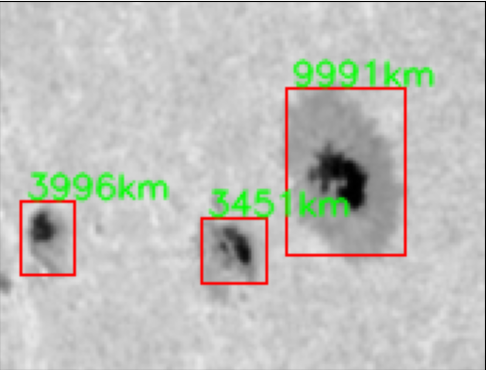
#> input picture sunSpots/sunspot_zoom.png, 486 x 370 px
$ python -i findSunSpots.py   (imports and definitions only)
#> lines starting #> are read from the running program, lines starting #| are printed output that depends on the picture; after the words box and inside, x2 and y2 are one past the last pixel; in counts of white or black regions, pixels touching at a corner belong together
#> further down, picture is the input picture: shape (370, 486, 3); mean B, G, R 186.8, 192.2, 191
from operator import itemgetter
import numpy as np
import matplotlib.pyplot as plt
from cv2 import cv2
from ImageRequest import ImageRequest


# [38 lines left out: functions iou, non_maximum_suppression, not called in this run]


def find_sunspot(image):
    im_edges = cv2.Canny(image, 270, 350)
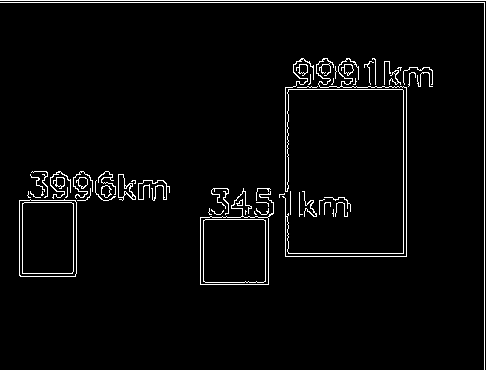
#> im_edges: shape (370, 486); 3.2% white in thin lines or dots
    im_edges = cv2.dilate(im_edges, None, iterations=3)
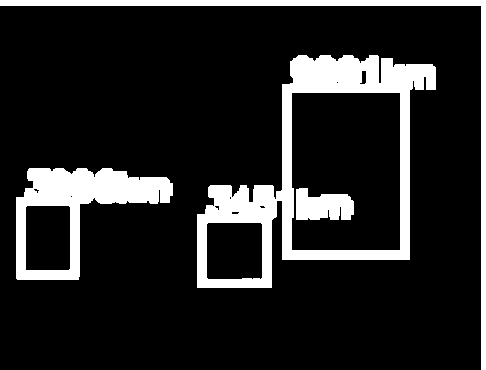
#> im_edges: shape (370, 486); 14.7% white; 4 white regions, box (x1, y1, x2, y2) and area: (197, 55, 436, 288) 13570, (16, 168, 173, 280) 6634, (0, 0, 486, 370) 4736, (296, 188, 354, 220) 1449
    im_edges = cv2.erode(im_edges, None, iterations=3)
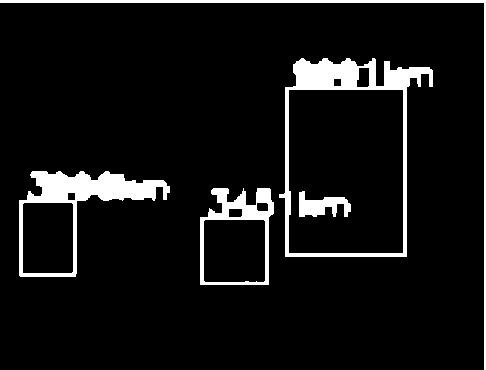
#> im_edges: shape (370, 486); 7.7% white; 5 white regions
    contours, hierarchy = cv2.findContours(im_edges, cv2.RETR_TREE, cv2.CHAIN_APPROX_SIMPLE)
#> contours = 13 contours; largest, box (x1, y1, x2, y2) and area: (279, 58, 433, 257) 23244, (288, 89, 404, 254) 18811, (19, 171, 170, 277) 7198, (200, 188, 274, 285) 5796, (203, 219, 266, 283) 3893
    hierarchy = np.squeeze(hierarchy)
    max_contour_index, max_contour = max(enumerate(contours), key=lambda tup: cv2.contourArea(tup[1]))
#> max_contour_index = 7; max_contour = contour of 110 points, box (x1, y1, x2, y2) (279, 58, 433, 257), area 23244
    max_contour_first_child = int(hierarchy[max_contour_index, 2])
#> max_contour_first_child = 8
    moments = cv2.moments(max_contour)
#> moments = moments, m00 23244, centre m10/m00, m01/m00 = (346.3, 160)
    center_x = int(moments['m10'] / moments['m00'])
#> center_x = 346
    center_y = int(moments['m01'] / moments['m00'])
#> center_y = 159
    radius = np.mean(np.sqrt((max_contour[:, :, 0] - center_x) ** 2 + (max_contour[:, :, 1] - center_y) ** 2))
#> radius = 100.8
    pixel_size_km = 696_340 / radius
#> pixel_size_km = 6906.1

    spots_contour = itemgetter(*np.flatnonzero(hierarchy[:, 3] == max_contour_first_child))(contours)
#> spots_contour = contour of 47 points, box (x1, y1, x2, y2) (299, 191, 351, 217), area 682

#> (the run stopped early here; a loop or call above may not have finished)

$ run again, on sunSpots/sunspots.png
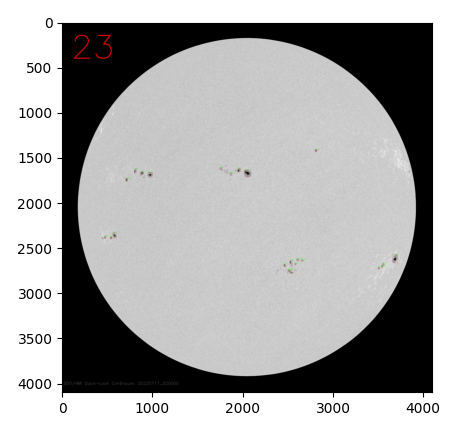
#> input picture sunSpots/sunspots.png, 451 x 423 px
#> picture is the input picture: shape (423, 451, 3); mean B, G, R 164.3, 164.3, 164.5
#> in find_sunspot, `im_edges = cv2.Canny(image, 270, 350)`:
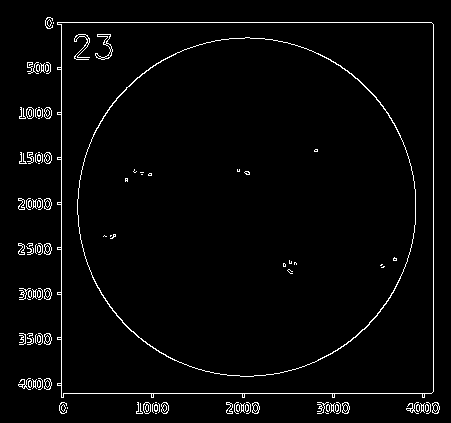
#> im_edges: shape (423, 451); 2.7% white in thin lines or dots, all inside (x1, y1, x2, y2) = (18, 17, 440, 414)
#> in find_sunspot, `im_edges = cv2.erode(im_edges, None, iterations=3)`:
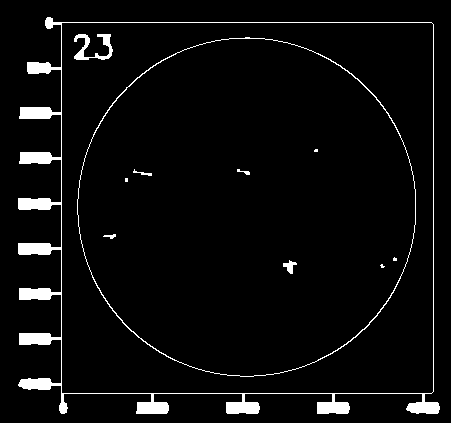
#> im_edges: shape (423, 451); 4.3% white; 11 white regions (4 under 20 px)
#> contours = 13 contours, 5 with area under 20; largest, box (x1, y1, x2, y2) and area: (18, 17, 440, 414) 142338, (61, 22, 434, 394) 138007, (77, 37, 416, 377) 89896, (77, 38, 416, 377) 89622, (74, 34, 113, 60) 308, (283, 260, 297, 274) 72, (133, 169, 152, 176) 21, (103, 234, 116, 239) 20
#> max_contour_index = 0; max_contour = contour of 323 points, box (x1, y1, x2, y2) (18, 17, 440, 414), area 142338
#> max_contour_first_child = 1
#> moments = moments, m00 142337.5, centre m10/m00, m01/m00 = (243.1, 209.9)
#> center_x = 243
#> center_y = 209
#> radius = 233.4
#> pixel_size_km = 2983
#> spots_contour = 2 contours; box (x1, y1, x2, y2) and area: (77, 37, 416, 377) 89896, (74, 34, 113, 60) 308
